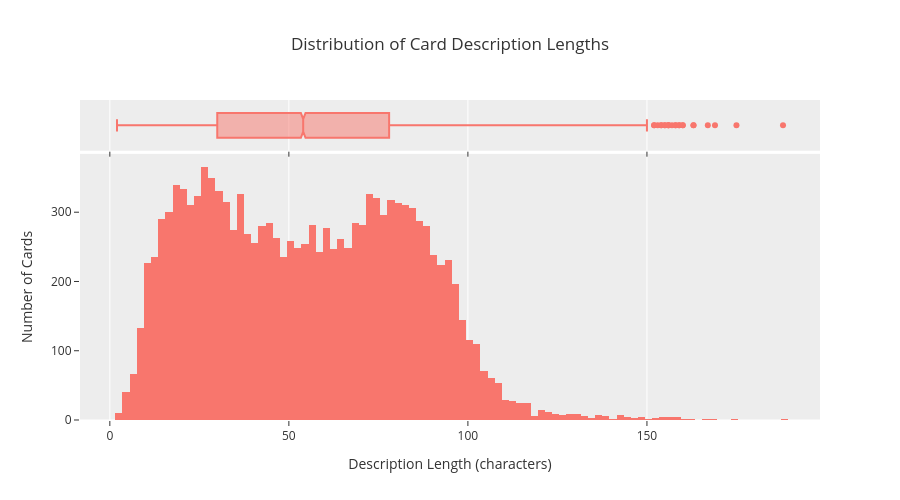

Notebook code cell kept with this figure:
### Code cell
fig = px.histogram(
    data, 
    x='desc_length',
    title='Distribution of Card Description Lengths',
    height=500,
    template='ggplot2',
    # nbins=50,  
    marginal='box'
)
fig.update_yaxes(showgrid=False)
fig.update_layout(xaxis_title='Description Length (characters)', yaxis_title='Number of Cards')
fig.show()

### Figure 1 — Plotly figure (JSON) as saved in the notebook; plotly's stock layout.template omitted (floating-point values rounded to 4 significant figures; data arrays with more than 128 entries replaced by an {"elided": "..."} marker saying what was removed)
{"data": [{"bingroup": "x", "hovertemplate": "desc_length=%{x}<br>count=%{y}<extra></extra>", "legendgroup": "", "marker": {"color": "#F8766D", "pattern": {"shape": ""}}, "name": "", "orientation": "v", "showlegend": false, "type": "histogram", "x": {"elided": "13483 int values"}, "xaxis": "x", "yaxis": "y"}, {"hovertemplate": "desc_length=%{x}<extra></extra>", "legendgroup": "", "marker": {"color": "#F8766D"}, "name": "", "notched": true, "showlegend": false, "type": "box", "x": {"elided": "13483 int values"}, "xaxis": "x2", "yaxis": "y2"}], "layout": {"barmode": "relative", "height": 500, "legend": {"tracegroupgap": 0}, "title": {"text": "Distribution of Card Description Lengths"}, "xaxis": {"anchor": "y", "domain": [0, 1], "title": {"text": "Description Length (characters)"}}, "xaxis2": {"anchor": "y2", "domain": [0, 1], "matches": "x", "showticklabels": false}, "yaxis": {"anchor": "x", "domain": [0, 0.8316], "showgrid": false, "title": {"text": "Number of Cards"}}, "yaxis2": {"anchor": "x2", "domain": [0.8416, 1], "matches": "y2", "showgrid": false, "showline": false, "showticklabels": false, "ticks": ""}}}
